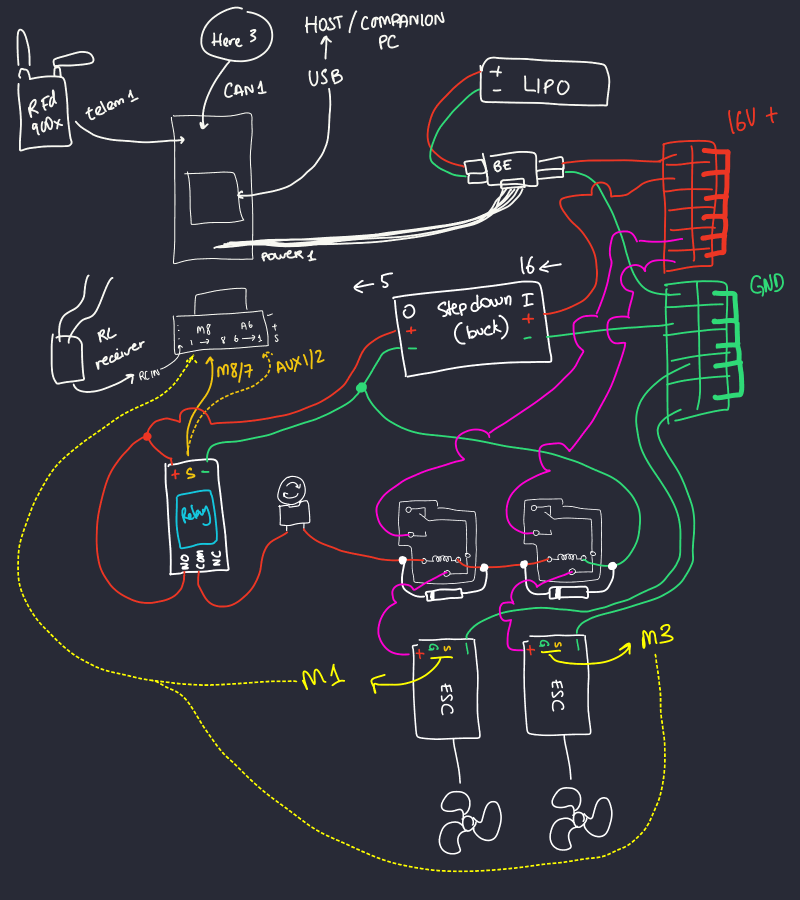
#> input picture Summary/20230320_133324803_iOS.png, 1600 x 1800 px (shown at 1/2 size)
$ python -i vision.py   (imports and definitions only)
#> lines starting #> are read from the running program, lines starting #| are printed output that depends on the picture
### Python/samminhch/pre_consolidation/gstream.py
#!/usr/bin/env python

import cv2
import gi
import numpy as np

gi.require_version('Gst', '1.0')
#> (this line was passed over: gi is not available in this run)
from gi.repository import Gst


class Video():
    """BlueRov video capture class constructor

    Attributes:
        port (int): Video UDP port
        video_codec (string): Source h264 parser
        video_decode (string): Transform YUV (12bits) to BGR (24bits)
        video_pipe (object): GStreamer top-level pipeline
        video_sink (object): Gstreamer sink element
        video_sink_conf (string): Sink configuration
        video_source (string): Udp source ip and port
    """

    def __init__(self, port=5600):
        """Summary

        Args:
            port (int, optional): UDP port
        """

        Gst.init(None)

        self.port = port
        self._frame = None

        # [Software component diagram](https://www.ardusub.com/software/components.html)
        # UDP video stream (:5600)
        self.video_source = 'udpsrc port={}'.format(self.port)
        # [Rasp raw image](http://picamera.readthedocs.io/en/release-0.7/recipes2.html#raw-image-capture-yuv-format)
        # Cam -> CSI-2 -> H264 Raw (YUV 4-4-4 (12bits) I420)
        self.video_codec = '! application/x-rtp, payload=96 ! rtph264depay ! h264parse ! avdec_h264'
        # Python don't have nibble, convert YUV nibbles (4-4-4) to OpenCV standard BGR bytes (8-8-8)
        self.video_decode = \
            '! decodebin ! videoconvert ! video/x-raw,format=(string)BGR ! videoconvert'
        # Create a sink to get data
        self.video_sink_conf = \
            '! appsink emit-signals=true sync=false max-buffers=2 drop=true'

        self.video_pipe = None
        self.video_sink = None

        self.run()

    def start_gst(self, config=None):
        """ Start gstreamer pipeline and sink
        Pipeline description list e.g:
            [
                'videotestsrc ! decodebin', \
                '! videoconvert ! video/x-raw,format=(string)BGR ! videoconvert',
                '! appsink'
            ]

        Args:
            config (list, optional): Gstreamer pileline description list
        """

        if not config:
            config = \
                [
                    'videotestsrc ! decodebin',
                    '! videoconvert ! video/x-raw,format=(string)BGR ! videoconvert',
                    '! appsink'
                ]

        command = ' '.join(config)
        self.video_pipe = Gst.parse_launch(command)
        self.video_pipe.set_state(Gst.State.PLAYING)
        self.video_sink = self.video_pipe.get_by_name('appsink0')

    # [36 lines left out: functions gst_to_opencv, frame, frame_available, not called in this run]

    def run(self):
        """ Get frame to update _frame
        """

        self.start_gst(
            [
                self.video_source,
                self.video_codec,
                self.video_decode,
                self.video_sink_conf
            ])

        self.video_sink.connect('new-sample', self.callback)

    # [6 lines left out: function callback, not called in this run]


# [14 lines that do not run on import are left out]

### Python/samminhch/vision.py
import cv2
import time
import threading
import subprocess

from .pre_consolidation.gstream import Video
from .simutils import ColorLogger

class LibrealsenseBuoyDetector:
        # [5 lines left out: function __init__, not called in this run]

        def get_heading(self):
            return float(self.curl_output['heading'])

        # [14 lines left out: function get_input, not called in this run]


class BuoyDetector:
    def __init__(self, im_width=640):
        self.video = Video()
        self.heading = im_width // 2
        self.delta = 0
        self.logger = ColorLogger()

    # [64 lines left out: functions get_latest_frame, detect, find_buoy, __red_mask, __green_mask, not called in this run]

>>> import cv2
>>> picture = cv2.imread('../../Summary/20230320_133324803_iOS.png', cv2.IMREAD_GRAYSCALE)
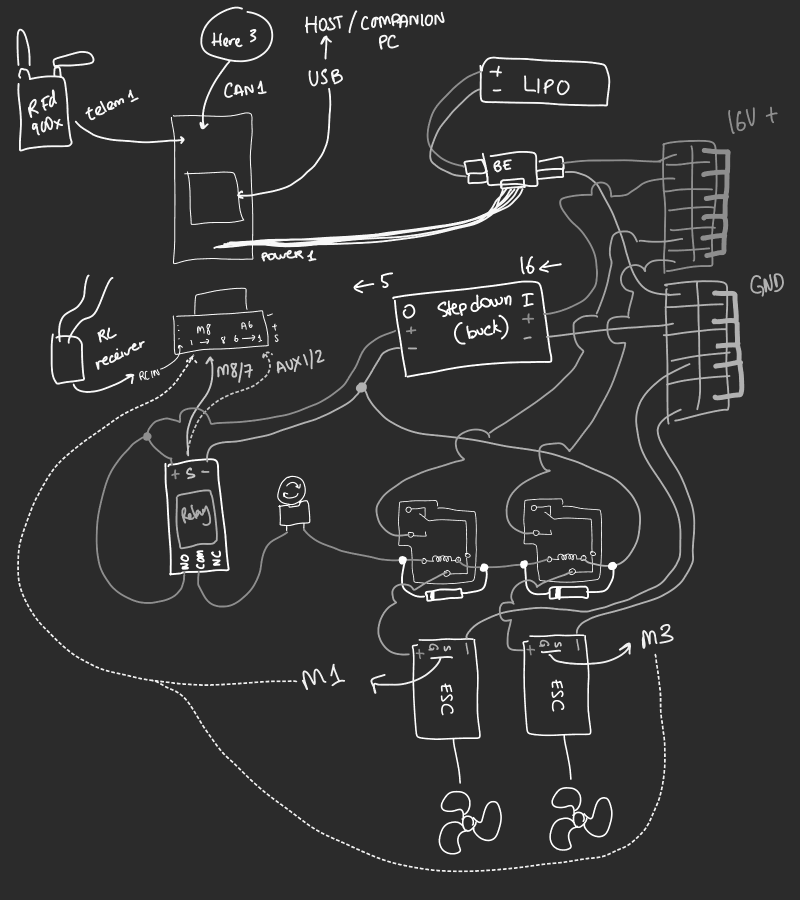
#> picture: shape (1800, 1600) (shown at 1/2 size); min 43, max 255, mean 51.4
>>> result = BuoyDetector().detect(picture)
#> (the call stopped at in start_gst, `self.video_pipe = Gst.parse_launch(command)`: gi is not available in this run)
#> (the run stopped early here; a loop or call above may not have finished)
